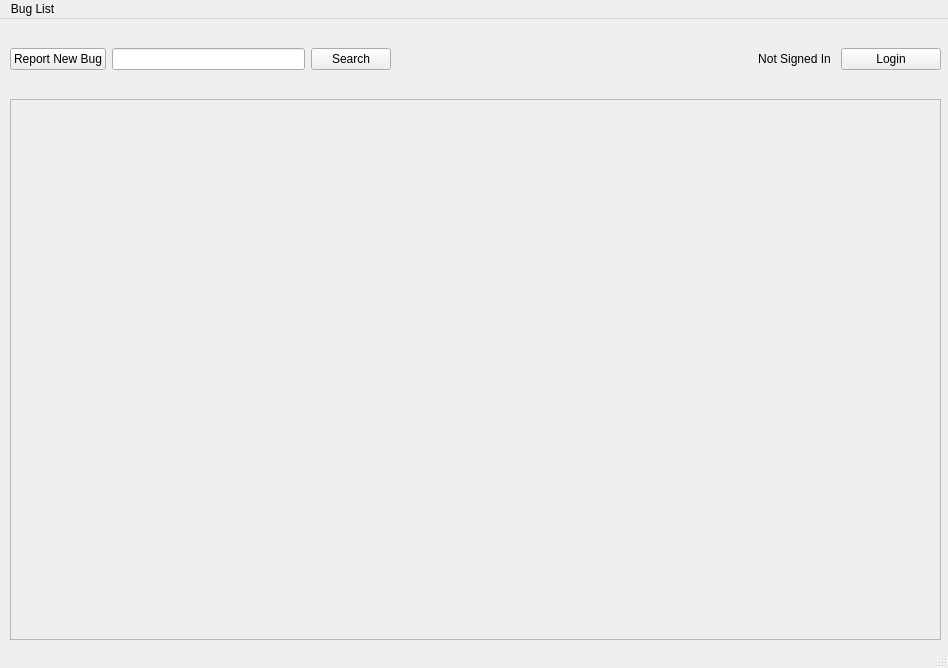
<?xml version="1.0" encoding="UTF-8"?>
<ui version="4.0">
 <class>BugList</class>
 <widget class="QMainWindow" name="BugList">
  <property name="geometry">
   <rect>
    <x>0</x>
    <y>0</y>
    <width>948</width>
    <height>668</height>
   </rect>
  </property>
  <property name="windowTitle">
   <string>MainWindow</string>
  </property>
  <widget class="QWidget" name="centralwidget">
   <widget class="QWidget" name="horizontalLayoutWidget">
    <property name="geometry">
     <rect>
      <x>10</x>
      <y>0</y>
      <width>381</width>
      <height>80</height>
     </rect>
    </property>
    <layout class="QHBoxLayout" name="horizontalLayout">
     <item>
      <widget class="QPushButton" name="newBugButton">
       <property name="text">
        <string>Report New Bug</string>
       </property>
      </widget>
     </item>
     <item>
      <widget class="QLineEdit" name="searchBox"/>
     </item>
     <item>
      <widget class="QPushButton" name="searchButton">
       <property name="text">
        <string>Search</string>
       </property>
      </widget>
     </item>
    </layout>
   </widget>
   <widget class="QScrollArea" name="bugList">
    <property name="geometry">
     <rect>
      <x>10</x>
      <y>80</y>
      <width>931</width>
      <height>541</height>
     </rect>
    </property>
    <property name="widgetResizable">
     <bool>true</bool>
    </property>
    <widget class="QWidget" name="scrollAreaWidgetContents">
     <property name="geometry">
      <rect>
       <x>0</x>
       <y>0</y>
       <width>929</width>
       <height>539</height>
      </rect>
     </property>
    </widget>
   </widget>
   <widget class="QWidget" name="horizontalLayoutWidget_2">
    <property name="geometry">
     <rect>
      <x>580</x>
      <y>0</y>
      <width>361</width>
      <height>81</height>
     </rect>
    </property>
    <layout class="QHBoxLayout" name="horizontalLayout_2">
     <item alignment="Qt::AlignRight">
      <widget class="QPushButton" name="currentUserLabel">
       <property name="layoutDirection">
        <enum>Qt::LeftToRight</enum>
       </property>
       <property name="text">
        <string>Not Signed In</string>
       </property>
       <property name="flat">
        <bool>true</bool>
       </property>
      </widget>
     </item>
     <item>
      <widget class="QPushButton" name="loginButton">
       <property name="maximumSize">
        <size>
         <width>100</width>
         <height>16777215</height>
        </size>
       </property>
       <property name="text">
        <string>Login</string>
       </property>
       <property name="flat">
        <bool>false</bool>
       </property>
      </widget>
     </item>
    </layout>
   </widget>
  </widget>
  <widget class="QMenuBar" name="menubar">
   <property name="geometry">
    <rect>
     <x>0</x>
     <y>0</y>
     <width>948</width>
     <height>21</height>
    </rect>
   </property>
   <widget class="QMenu" name="menuBug_List">
    <property name="title">
     <string>Bug List</string>
    </property>
   </widget>
   <addaction name="menuBug_List"/>
  </widget>
  <widget class="QStatusBar" name="statusbar"/>
 </widget>
 <resources/>
 <connections/>
</ui>
